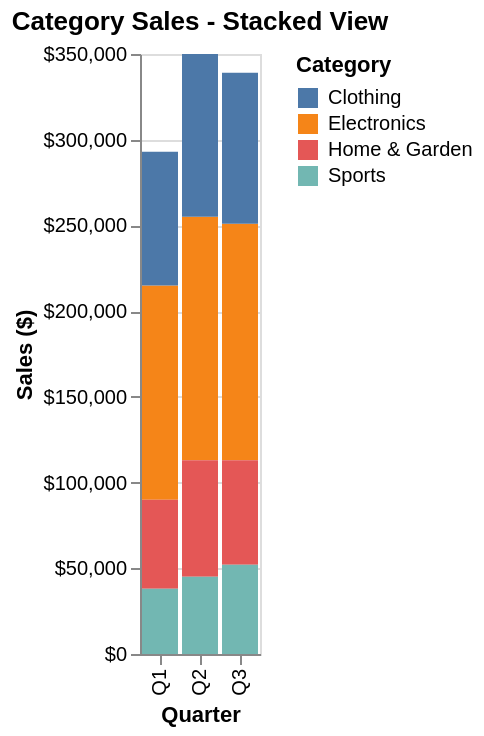

Specify this chart in Vega-Lite:
### Vega-Lite specification from a JSON file in a GitHub repository (floating-point values rounded to 4 significant figures)
{"$schema": "https://vega.github.io/schema/vega-lite/v6.json", "description": "Category sales breakdown", "data": {"values": [{"quarter": "Q1", "category": "Electronics", "sales": 125000}, {"quarter": "Q1", "category": "Clothing", "sales": 78000}, {"quarter": "Q1", "category": "Home & Garden", "sales": 52000}, {"quarter": "Q1", "category": "Sports", "sales": 38000}, {"quarter": "Q2", "category": "Electronics", "sales": 142000}, {"quarter": "Q2", "category": "Clothing", "sales": 95000}, {"quarter": "Q2", "category": "Home & Garden", "sales": 68000}, {"quarter": "Q2", "category": "Sports", "sales": 45000}, {"quarter": "Q3", "category": "Electronics", "sales": 138000}, {"quarter": "Q3", "category": "Clothing", "sales": 88000}, {"quarter": "Q3", "category": "Home & Garden", "sales": 61000}, {"quarter": "Q3", "category": "Sports", "sales": 52000}]}, "mark": "bar", "encoding": {"x": {"field": "quarter", "type": "nominal", "axis": {"title": "Quarter"}}, "y": {"field": "sales", "type": "quantitative", "axis": {"title": "Sales ($)", "format": "$,.0f"}}, "color": {"field": "category", "type": "nominal", "legend": {"title": "Category"}}}, "title": "Category Sales - Stacked View"}
